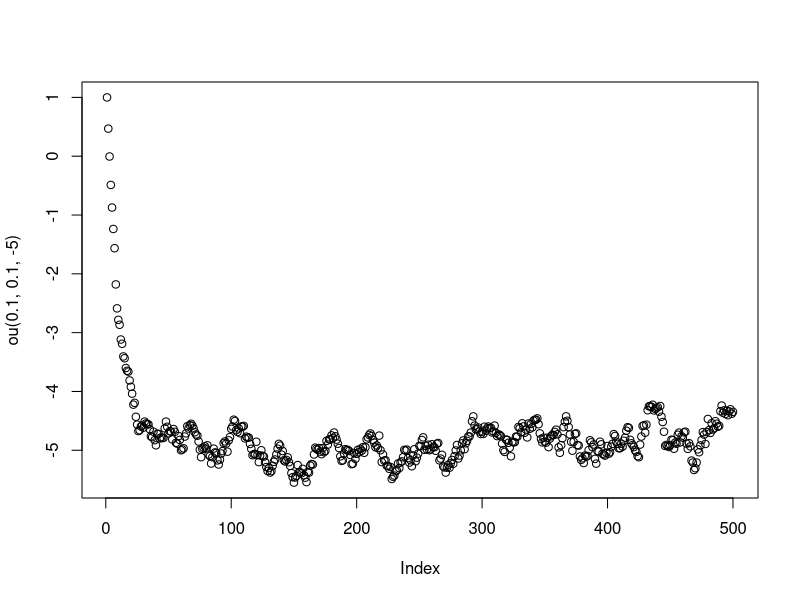
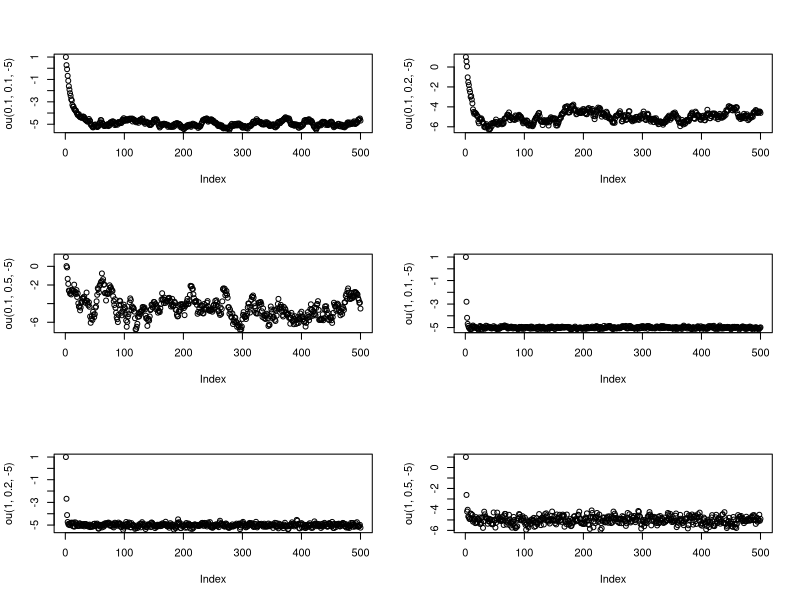
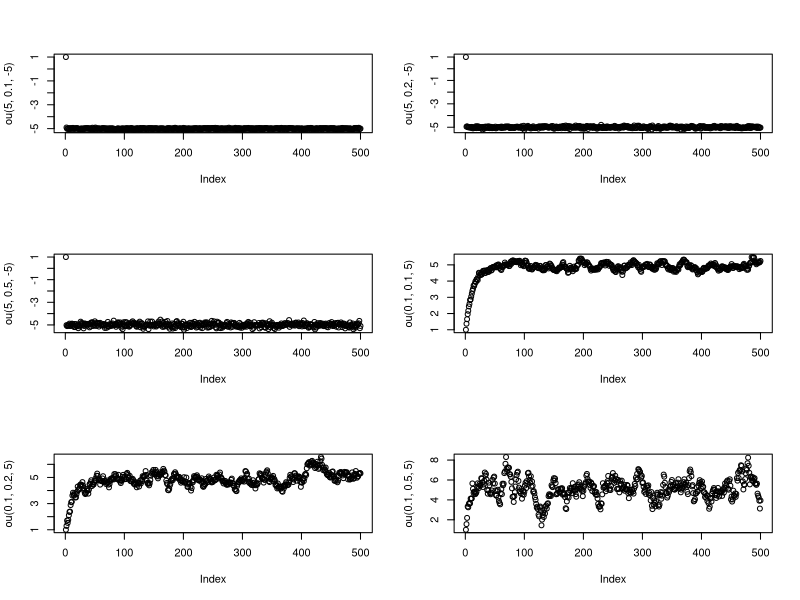
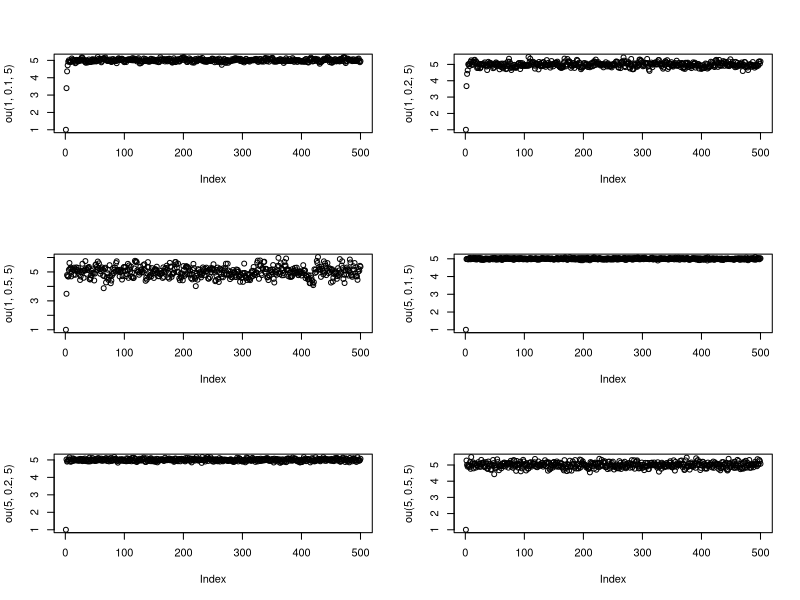
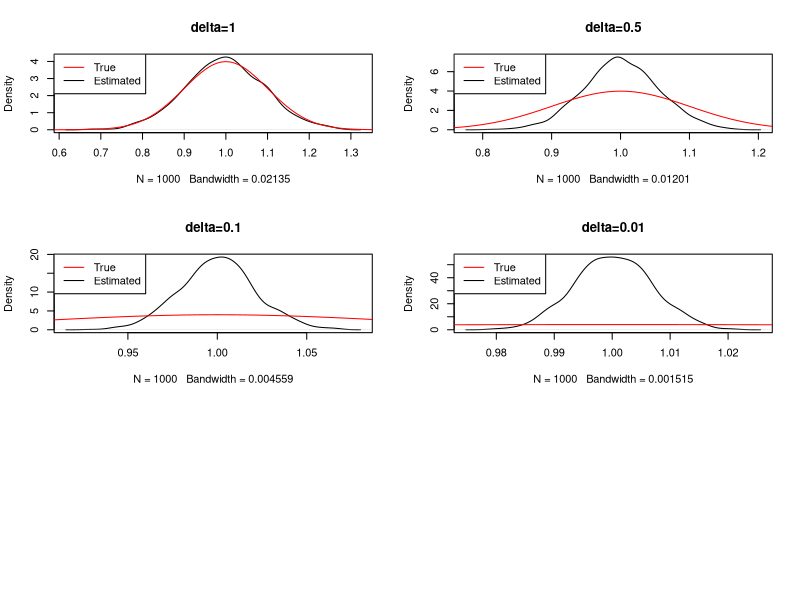

The R script that drew these images, in order:
## ---- chunk 1
ou <- function(alpha,sigma, b){
  r <- rep(0,500)
  r[1] <- 1
  t <- 500
  delta <- 1/500
for (i in 2:500){
  r[i] <- exp(-alpha)*r[i-1]+b*(1-exp(-alpha))+
    (sigma/sqrt(2*alpha))*sqrt(1-exp(-2*alpha))*rnorm(1)
}
  return(r)
}
##For example
plot(ou(0.1,0.1,-5))
##Aggregate
par(mfrow=c(3,2))
plot(ou(0.1,0.1,-5));plot(ou(0.1,0.2,-5));plot(ou(0.1,0.5,-5))
plot(ou(1,0.1,-5));plot(ou(1,0.2,-5));plot(ou(1,0.5,-5))
par(mfrow=c(3,2))
plot(ou(5,0.1,-5));plot(ou(5,0.2,-5));plot(ou(5,0.5,-5))
plot(ou(0.1,0.1,5));plot(ou(0.1,0.2,5));plot(ou(0.1,0.5,5))
par(mfrow=c(3,2))
plot(ou(1,0.1,5));plot(ou(1,0.2,5));plot(ou(1,0.5,5))
plot(ou(5,0.1,5));plot(ou(5,0.2,5));plot(ou(5,0.5,5))
## ---- chunk 2
euler <- function(delta,alpha,sigma,b){
  n <- 1/delta
  r <- rep(0,n+1)
  r[1] <- 1
  for (i in 2:(n+1)){
    r[i] <- r[i-1]+ alpha * (b-r[i-1]) * delta + sigma * rnorm(1,0,delta)
  }
  r[n+1]
}
delta <- c(1,0.5,0.1,0.01)
x <- matrix(0,4,1000)
for (j in 1:4) {
  for (k in 1:1000) {
    ##We choose b=1 so that it is martingale
    ##r(1) should have mean=1
    x[j,k] <- euler(delta[j],1,0.1,1)
  }
}
plot(density(x[1,]),main = "delta=1")
lines(seq(0.5,1.5,0.01),dnorm(seq(0.5,1.5,0.01),1,0.1),col="red")
legend("topleft", c("True","Estimated"), col = c("red","black"),cex = 1,lwd = 1)
plot(density(x[2,]),main = "delta=0.5")
lines(seq(0.5,1.5,0.01),dnorm(seq(0.5,1.5,0.01),1,0.1),col="red")
legend("topleft", c("True","Estimated"), col = c("red","black"),cex = 1,lwd = 1)
plot(density(x[3,]),main = "delta=0.1")
lines(seq(0.5,1.5,0.01),dnorm(seq(0.5,1.5,0.01),1,0.1),col="red")
legend("topleft", c("True","Estimated"), col = c("red","black"),cex = 1,lwd = 1)
plot(density(x[4,]),main = "delta=0.01")
lines(seq(0.5,1.5,0.01),dnorm(seq(0.5,1.5,0.01),1,0.1),col="red")
legend("topleft", c("True","Estimated"), col = c("red","black"),cex = 1,lwd = 1)

